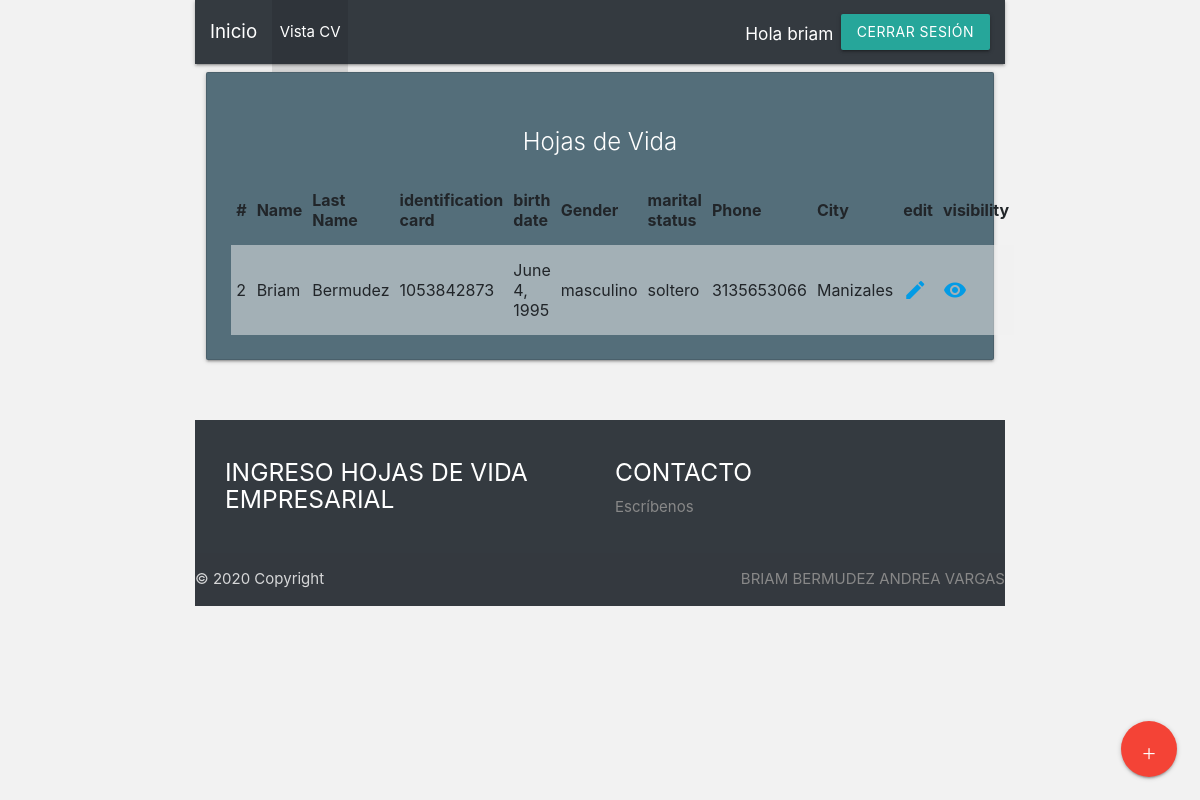
/carguecv/ (signed in), run on the app's committed database.
### carguecv/models.py (models this page shows)
class carga_cv(models.Model):
    nombre = models.CharField(max_length=50)
    apellido = models.CharField(max_length=50)
    tipo_identificacion = models.ForeignKey(Tipo_Identificacion, null=False, on_delete=models.CASCADE)
    cedula = models.CharField(max_length=30)
    fecha_nacimiento = models.DateField()
    genero = models.CharField(max_length=15)
    estado_civil = models.CharField(max_length=15)
    telefono = models.CharField(max_length=15)
    municipio = models.ForeignKey(Municipio, null=False, on_delete=models.CASCADE)
    direccion = models.CharField(max_length=50)
    Centro_educativo = models.CharField(max_length=200)
    Nivel_educativo = models.CharField(max_length=200)
    Estado_estudio = models.CharField(max_length=100)
    Periodo_inicio = models.DateField()
    Periodo_fin = models.DateField()
    cargo = models.ForeignKey(Cargo, null=False, on_delete=models.CASCADE)
    Empresa = models.CharField(max_length=200)
    Periodo_inicio = models.DateField()
    Periodo_fin = models.DateField()
    Funciones = models.CharField(max_length=300)
    idioma = models.CharField(max_length=20)
    nivel = models.CharField(max_length=15)
    area = models.ForeignKey(Area, null=False, on_delete=models.CASCADE)
    salario = models.IntegerField()
    foto = models.FileField(null=False, upload_to="Foto/%Y/%m/%d")
    archivo_cv = models.FileField(null=False, upload_to="Cv/%Y/%m/%d")

class Municipio(models.Model):
    municipio= models.CharField(max_length=200)
    departamento = models.ForeignKey(Departamento, null=False, on_delete=models.CASCADE)
    def __str__(self):
        return self.municipio

### carguecv/views.py (the view)
# urls.py: path('carguecv/',views.BadgetView.as_view(), name='carguecv'),
class BadgetView(LoginRequiredMixin, ListView):
    template_name = 'carguecv.html'
    model = carga_cv
    paginate_by = 10
    ordering =['cedula']

### templates/carguecv.html
{% extends 'base/base.html' %}
  {% load static %}
  {% block content %}
<div class="row">
  <div class="col s12 m12">
    <div class="card blue-grey darken-1">
      <div class="card-content white-text">
        <h3><span class="card-title" align="center">Hojas de Vida</span></h3>
          <table class="striped">
            <thead class="thead-dark" align="left">
              <tr>
                <th scope="col">#</th>
                <th scope="col">Name</th>
                <th scope="col">Last Name</th>
                <th scope="col">identification card</th>
                <th scope="col">birth date</th>
                <th scope="col">Gender</th>
                <th scope="col">marital status</th>
                <th scope="col">Phone</th>
                <th scope="col">City</th>
                <th scope="col">edit</th>
                <th scope="col">visibility</th>
              </tr>
            </thead>
            <tbody>
              {% for cv in object_list %}
              <tr>
                <td>{{ cv.id }}</td>
                <td>{{ cv.nombre }}</td>
                <td>{{ cv.apellido }}</td>
                <td>{{ cv.cedula }}</td>
                <td>{{ cv.fecha_nacimiento }}</td>
                <td>{{ cv.genero }}</td>
                <td>{{ cv.estado_civil }}</td>
                <td>{{ cv.telefono }}</td>
                <td>{{ cv.municipio }}</td>
                <td>
                    <a href="{% url 'editar' cv.id %}">
                        <i class="material-icons">mode_edit</i>
                    </a>
                </td>
                <td>
                    <a href="{% url 'detail' cv.id %}">
                        <i class="material-icons">visibility</i>
                    </a>
                </td>
              </tr>
              {% endfor %}
              <div class="fixed-action-btn">
                  <a href="{% url 'crear' %}" class="btn-floating btn-large red">
                      <i class="large material-icons">+</i>
                  </a>
              </div>
            </tbody>
          </table>
      </div>
    </div>
  </div>
</div>
{% endblock %}

### templates/base/base.html (shortened to what this page needs)
{% load static %}
<html lang="en">
<head>
    <link href="https://stackpath.bootstrapcdn.com/bootstrap/4.3.1/css/bootstrap.min.css" rel="stylesheet" />
    <link rel="stylesheet" href="https://stackpath.bootstrapcdn.com/bootstrap/4.4.1/css/bootstrap.min.css">
    <link rel="stylesheet"href="https://cdnjs.cloudflare.com/ajax/libs/materialize/1.0.0/css/materialize.min.css">
</head>
<body>
  <div class = "container">
     <nav class="navbar navbar-expand-lg navbar-dark bg-dark">
    <a class="navbar-brand" href="{% url '' %}">Inicio</a>
    <div class="collapse navbar-collapse" id="navbarSupportedContent">
      <ul class="navbar-nav mr-auto">
        <li class="nav-item active">
          <a class="nav-link" href="{% url 'carguecv' %}"> Vista CV <span class="sr-only">(current)</span></a>
      </ul>
      {% if user.is_authenticated %}
          <h6 class="ml-5">Hola {{ user.username }}</h6>
          <a href="{% url 'logout' %}" class="btn btn-info ml-2">Cerrar Sesión</a>
      {% else %}
        <a href="{% url 'users:signup' %}" class="btn btn-light ml-5">Registrarse</a>
        <a href="{% url 'login' %}" class="btn btn-danger ml-2">Iniciar Sesión</a>
      {% endif %}
    </div>
  </nav>
  {% block content %}
  {% endblock %}
  {% include "base/footer.html" %}
  </div>
</body>
</html>

### templates/base/base.html (style rules this page uses)
body { background: -webkit-linear-gradient(to right, #F2F2F2, #F2F2F2); background: linear-gradient(to right, #F2F2F2,#F2F2F2); }

### data on the page
carga_cv: id "2", nombre "Briam", apellido "Bermudez", cedula "1053842873", fecha_nacimiento "June 4, 1995", genero "masculino", estado_civil "soltero", telefono "3135653066", municipio "Manizales"

### other printed values
{{ user.username }} "briam"
